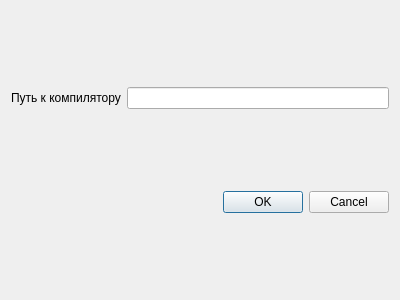
<?xml version="1.0" encoding="UTF-8"?>
<ui version="4.0">
 <class>SettingsDialog</class>
 <widget class="QDialog" name="SettingsDialog">
  <property name="geometry">
   <rect>
    <x>0</x>
    <y>0</y>
    <width>400</width>
    <height>300</height>
   </rect>
  </property>
  <property name="windowTitle">
   <string>Dialog</string>
  </property>
  <layout class="QGridLayout" name="gridLayout">
   <item row="0" column="0">
    <layout class="QHBoxLayout" name="horizontalLayout">
     <item>
      <widget class="QLabel" name="label">
       <property name="text">
        <string>Путь к компилятору</string>
       </property>
      </widget>
     </item>
     <item>
      <widget class="QLineEdit" name="pathToMinGWEdit"/>
     </item>
    </layout>
   </item>
   <item row="1" column="0">
    <widget class="QDialogButtonBox" name="buttonBox">
     <property name="orientation">
      <enum>Qt::Horizontal</enum>
     </property>
     <property name="standardButtons">
      <set>QDialogButtonBox::Cancel|QDialogButtonBox::Ok</set>
     </property>
    </widget>
   </item>
  </layout>
 </widget>
 <resources/>
 <connections>
  <connection>
   <sender>buttonBox</sender>
   <signal>accepted()</signal>
   <receiver>SettingsDialog</receiver>
   <slot>accept()</slot>
   <hints>
    <hint type="sourcelabel">
     <x>248</x>
     <y>254</y>
    </hint>
    <hint type="destinationlabel">
     <x>157</x>
     <y>274</y>
    </hint>
   </hints>
  </connection>
  <connection>
   <sender>buttonBox</sender>
   <signal>rejected()</signal>
   <receiver>SettingsDialog</receiver>
   <slot>reject()</slot>
   <hints>
    <hint type="sourcelabel">
     <x>316</x>
     <y>260</y>
    </hint>
    <hint type="destinationlabel">
     <x>286</x>
     <y>274</y>
    </hint>
   </hints>
  </connection>
 </connections>
</ui>
